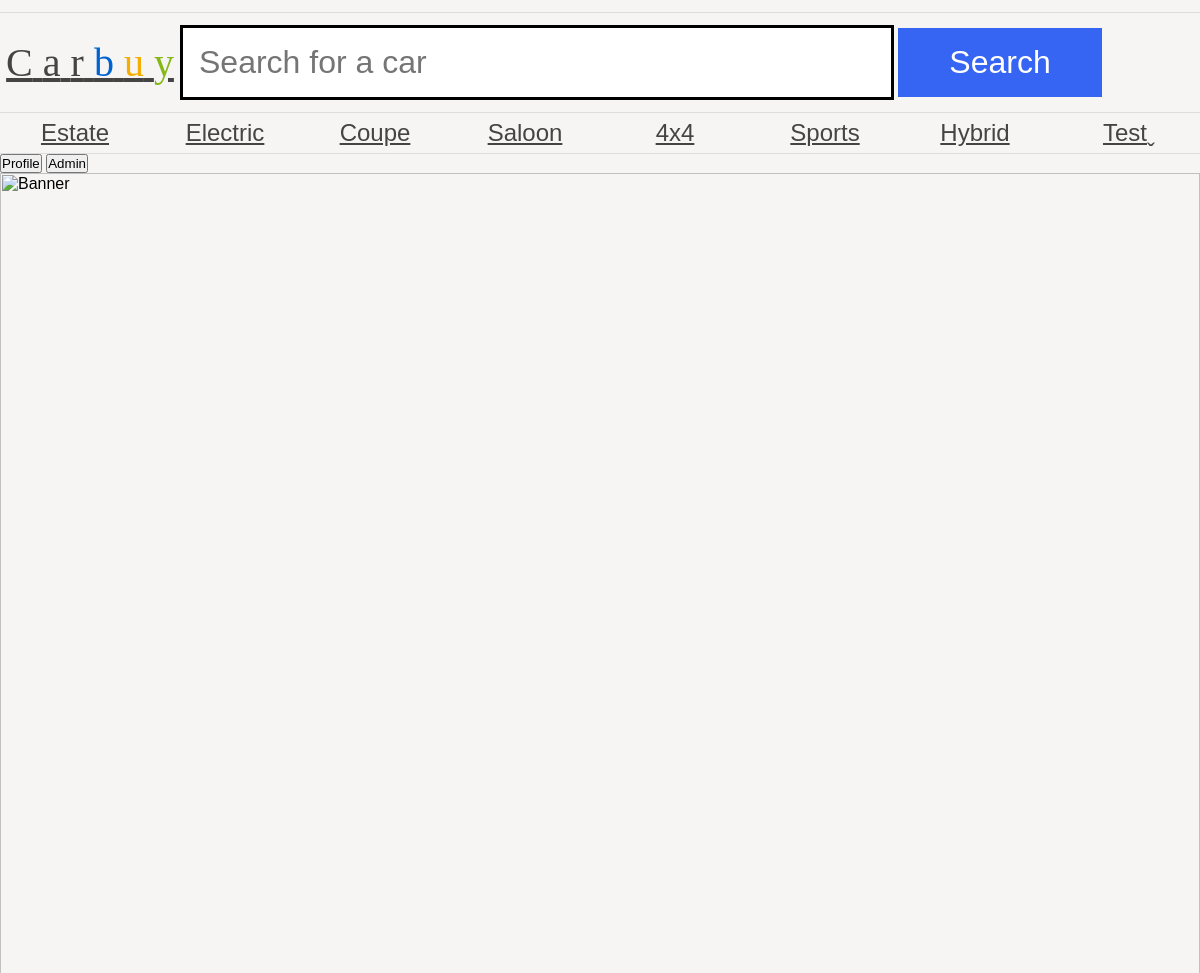
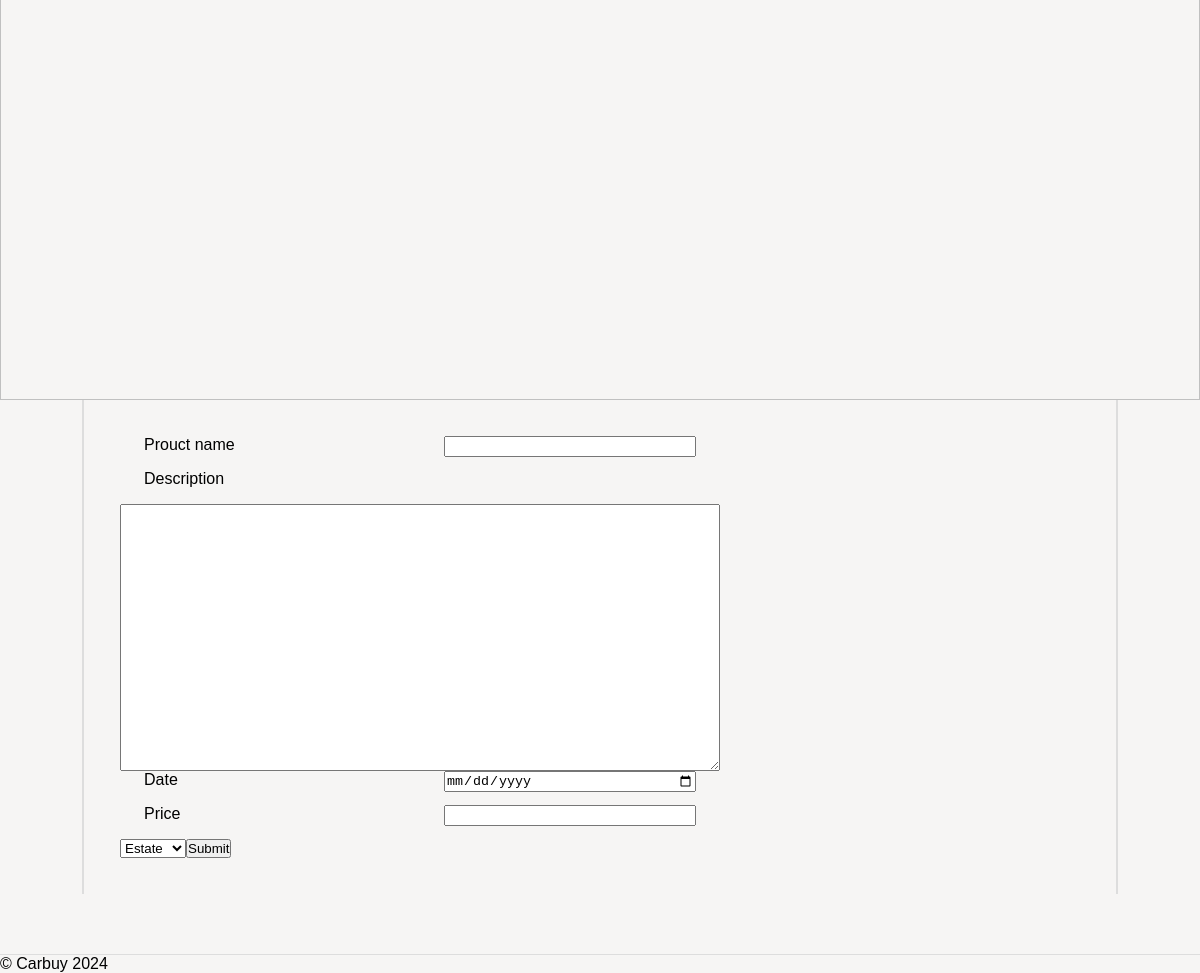
Screenshot of /as1/public/addAuction.php (signed in) with the database file from the repository (2 pictures, top to bottom).
### tables this page shows
CREATE TABLE `category` (
  `category_id` int(11) NOT NULL AUTO_INCREMENT,
  `name` varchar(255) DEFAULT NULL,
  PRIMARY KEY (`category_id`)
);

### as1/public/dbConn.php (called while the page is built, shortened)
<?php
$username = "v.je";
$password = "v.je";
$conn = new PDO('mysql:dbname=assignment1;host=mysql', $username, $password, [PDO::ATTR_ERRMODE => PDO::ERRMODE_EXCEPTION]);
$getCategoryQuery = $conn->prepare('SELECT * FROM category');
$getCategoryQuery->execute();
$getCategory = $getCategoryQuery->fetchAll();
?>

### as1/public/addAuction.php (the view, shortened to what this page needs)
<?php
require 'header.php';
if (isset($_SESSION['username'])) {
    include_once('dbConn.php');
    ?>
    <body>
        <main>
            <form action='#' method='POST'>
                <label for='title'>Prouct name</label>
                <input type='text' name='title' required><br>
                <label for='description'>Description</label>
                <textarea name='description' id='description' cols='10' rows='5' maxlength='255' required></textarea>
                <label for='auction_end_date'>Date</label>
                <input type='date' name='auction_end_date' required><br>
                <label for='price'>Price</label>
                <input type='number' name='price' required><br>
                <select name='category'>
                    <?php
                    array_map(function ($categories) {
                        $categoryName = $categories['name'];
                        echo '<option value="' . $categoryName . '"  name="category">' . $categoryName . '</option>';
                    }, $getCategory);
                    ?>
                </select><br>
                <button type='submit' value='submit' name='submit'>Submit</button>
            </form>
        </main>
    </body>
    <?php
} else {
    echo 'Please login first <a href="login.php"><button>Login Now!</button></a>';
}
require 'footer.php';
?>

### as1/public/header.php (shortened to what this page needs)
<?php
require 'dbConn.php';
?>
<html>
<head>
	<link rel="stylesheet" href="carbuy.css" />
</head>
<body>
	<header>
		<a href="index.php">
			<h1><span class="C">C</span>
				<span class="a">a</span>
				<span class="r">r</span>
				<span class="b">b</span>
				<span class="u">u</span>
				<span class="y">y</span>
			</h1>
		</a>
		<form action="#">
			<input type="text" name="search" placeholder="Search for a car" />
			<input type="submit" name="submit" value="Search" />
		</form>
	</header>
	<nav>
		<ul>
			<?php
			array_map(function ($category) {
				$categoryName = $category['name'];
				$categoryID = $category['category_id'];
				echo '<li>' . '<a class="categoryLink" href="categoryPage.php?categoryID=' . $categoryID . '">' . $categoryName . '</a>' . '</li>';
			}, array_values($getCategory));
			?>
		</ul>
	</nav>
	<div class="headerButton" style="justify-content: center">
		<button>Profile</button>
	</div>
	<span class="HeaderButton">
		<button>Admin</button>
	</span>
	<img src="banners/1.jpg" alt="Banner" />
</body>
</html>

### as1/public/carbuy.css (style rules this page uses)
* { margin: 0; padding: 0; }
body { font-family: "Oxygen-Regular", sans-serif; background-color: #f6f5f4; max-width: 100vw; overflow-x: hidden; }
h1, h2, h3, h4 { font-weight: normal; }
a, a:visited { color: #444; }
header { margin-top: 1vw; font-family: "Univers-Light-Normal"; display: grid; grid-template-columns: 15% 85%; align-items: center; padding-top: 1vw; padding-bottom: 1vw; border-top: 1px solid #ddd; border-bottom: 1px solid #ddd; }
header h1 { text-align: center; font-size: 2.5em; }
form { display: block; }
header form input[type="text"] { border: 3px solid black; font-size: 2em; padding: 0.5em; width: 70%; }
body > img { width: 100vw; }
header form input[type="submit"] { background-color: #3665f3; color: white; width: 20%; font-size: 2em; padding: 0.5em; cursor: pointer; border: 0; }
header .b { color: #0063d1; }
header .u { color: #f4ae01; }
header .y { color: #85b716; }
body > nav { border-bottom: 1px solid #ddd; }
body > nav ul li:last-child a:after { content: "ˬ"; position: absolute; }
body > nav ul { display: flex; width: 100vw; list-style-type: none; }
body > nav ul li { flex: 1; }
body > nav ul li a { display: block; text-align: center; padding-top: 0.5vw; padding-bottom: 0.5vw; font-size: 1.5em; }
main { padding: 3vw; display: block; overflow: hidden; width: 80vw; margin: auto; border-left: 2px solid #ddd; border-right: 2px solid #ddd; }
textarea { width: 100%; height: 20em; }
main form { display: flex; flex-wrap: wrap; width: 50vw; }
main form label, main form input { flex-grow: 1; width: 20vw; margin-bottom: 1em; margin-right: 2vw; margin-left: 2vw; }

### as1/public/header.php (style rules this page uses)
.HeaderButton { display: inline-block; position: relative; }

### rows the page displays
category: name "Estate", category "Estate"
category: name "Electric"
category: name "Coupe"
category: name "Saloon"
category: name "4x4"
category: name "Sports"
category: name "Hybrid"
category: name "Test"
